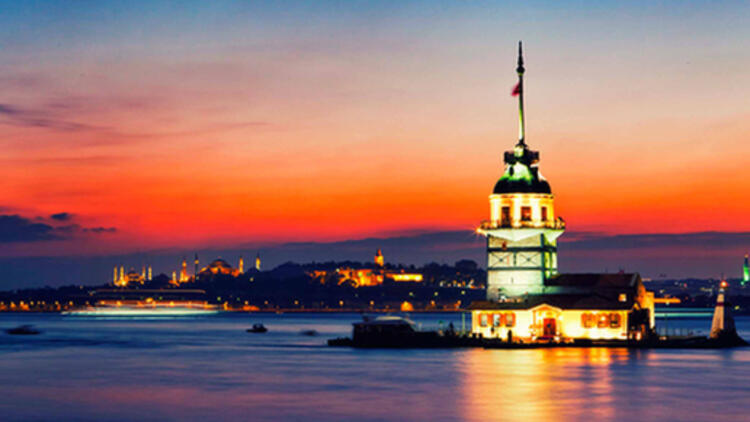
#> input picture OPENCV_1/kizkulesi.jpg, 750 x 422 px
$ python 'görüntü.okuma.yazma.py'
#> lines starting #> are read from the running program, lines starting #| are printed output that depends on the picture
# Resim okuma işlemi yapıcaz

import cv2
from matplotlib import pyplot as plt
# görsele yakınlaşma hangi pikselde neyin yer aldığını görmek için kullanıyoruz.

resim = cv2.imread("kizkulesi.jpg", 0)
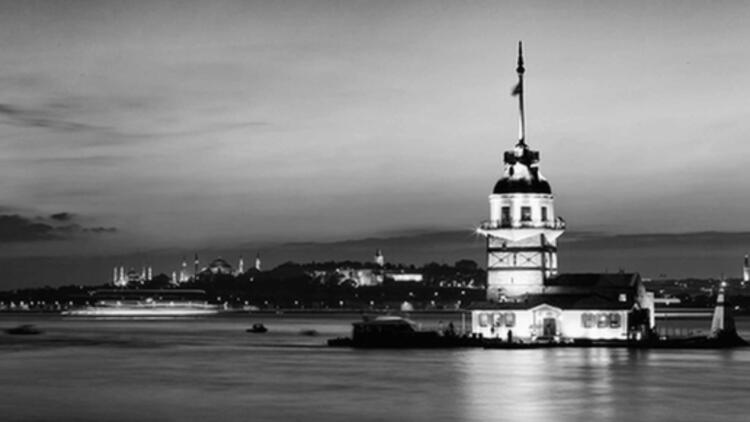
#> resim: shape (422, 750); min 0, max 255, mean 122.5
# ilk parametre dosya ismi
# 2. parametreye 0 yazarsak gri tonlamalı olarak dönüşür.

# hazır olarak bir pencere ismi oluşturabilirim.
cv2.namedWindow("resim", cv2.WINDOW_AUTOSIZE)
# 2. parametreye WINDOW_NORMAL yazarsak resmi istediğimiz gibi büyültüp küçültebilirz.

cv2.imshow("resim", resim)
# boş pencere içine aşağıda tanımladığımız resmi ekledir.
"""
resmi renkli göstermek istersek: penceredeki renkle figure olarak gelen resimde farklılık oluyor çünkü
Opencv tarafından renkli görüntü BGR modunda. Ancak Matplotlib RGB modunda görüntülenir.
Dolasıyla, görüntü OpenCV ile okunduğunda renkli görüntüler Matplotlib'de doğru görüntülenmeyecektir.
"""

# resim bir matrixtir. sayılar verilere dönüşüyor.
cv2.imshow("resim penceresi", resim)
# resim göstermesi. ilk parametre açılan pencere ismi, 2. parametre neyi gösterecek resim değişkenini

plt.imshow(resim, cmap = "gray") # ilk parametre neyi göstericem, 2. parametre rengini gri ton ayarladık.
plt.show() # ekrana vermesi için

k = cv2.waitKey(0)
#> (key q is pressed here)
# resmin durması için. içine ms cinsinden bir parametre alıyor.
# biz sıfır yazıcaz çünkü klavyeden herhangi bir tuşa basana kadar beklesin diye
# bir değişkene eşitlesek ve print ile yazdırsak, q' ya bastık ve 131 yazdı.
# gelen sayı tuşun değeri
if k == 27:
    print("ESC tuşuna basıldı.")
# basit bir yol olarak elif içine böyle yazarakta yapılır.
elif k == ord("q"):
    print("q tuşuna basıldı , resim kayıt edildi")
    cv2.imwrite("kizkulesigri.jpg", resim)
    # resmi kaydetme yazma işlemi yapıcaz
    # 2. parametre kayıt olacak nesne

# cv2.destroyWindow("resim penceresi")
# pencereyi kapatmak için.
# hangi pencereyi kapatacaksak içine onu parametre olarak yazarız.

# eğer birden fazla görsel olsaydı onları kapatmak için de şu şekilde
cv2.destroyAllWindows()
